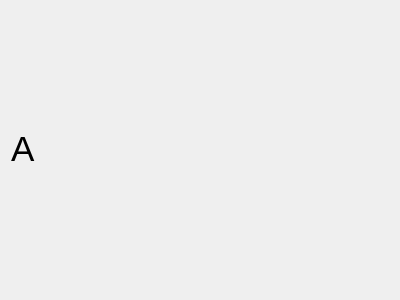
<?xml version="1.0" encoding="UTF-8"?>
<ui version="4.0">
 <class>zuoye2</class>
 <widget class="QWidget" name="zuoye2">
  <property name="geometry">
   <rect>
    <x>0</x>
    <y>0</y>
    <width>400</width>
    <height>300</height>
   </rect>
  </property>
  <property name="font">
   <font>
    <pointsize>23</pointsize>
   </font>
  </property>
  <property name="windowTitle">
   <string>Form</string>
  </property>
  <layout class="QVBoxLayout" name="verticalLayout">
   <item>
    <widget class="QLabel" name="label">
     <property name="maximumSize">
      <size>
       <width>121</width>
       <height>51</height>
      </size>
     </property>
     <property name="mouseTracking">
      <bool>false</bool>
     </property>
     <property name="text">
      <string>&lt;html&gt;&lt;head/&gt;&lt;body&gt;&lt;p&gt;&lt;span style=&quot; font-size:26pt;&quot;&gt;A&lt;/span&gt;&lt;/p&gt;&lt;/body&gt;&lt;/html&gt;</string>
     </property>
    </widget>
   </item>
  </layout>
 </widget>
 <resources/>
 <connections/>
</ui>
